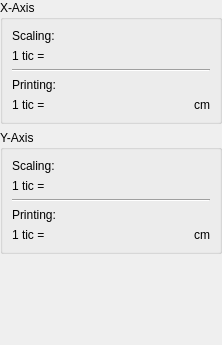
<ui version="4.0" >
 <author></author>
 <comment></comment>
 <exportmacro></exportmacro>
 <class>EditScaling</class>
 <widget class="QWidget" name="EditScaling" >
  <property name="geometry" >
   <rect>
    <x>0</x>
    <y>0</y>
    <width>222</width>
    <height>345</height>
   </rect>
  </property>
  <layout class="QVBoxLayout" >
   <property name="margin" >
    <number>0</number>
   </property>
   <property name="spacing" >
    <number>6</number>
   </property>
   <item>
    <widget class="QGroupBox" name="groupBox" >
     <property name="title" >
      <string>X-Axis</string>
     </property>
     <layout class="QGridLayout" >
      <property name="margin" >
       <number>9</number>
      </property>
      <property name="spacing" >
       <number>6</number>
      </property>
      <item row="4" column="1" >
       <widget class="KComboBox" name="kcfg_XPrinting" >
        <property name="toolTip" >
         <string>set the x-axis' printing scaling</string>
        </property>
        <property name="whatsThis" >
         <string>This is similar to the setting above, but this sets the distance between two x-axis-grids when printing or drawing on the screen.</string>
        </property>
        <item>
         <property name="text" >
          <string>10</string>
         </property>
        </item>
        <item>
         <property name="text" >
          <string>5</string>
         </property>
        </item>
        <item>
         <property name="text" >
          <string>2</string>
         </property>
        </item>
        <item>
         <property name="text" >
          <string>1</string>
         </property>
        </item>
        <item>
         <property name="text" >
          <string>0.5</string>
         </property>
        </item>
        <item>
         <property name="text" >
          <string>pi/2</string>
         </property>
        </item>
        <item>
         <property name="text" >
          <string>pi/3</string>
         </property>
        </item>
        <item>
         <property name="text" >
          <string>pi/4</string>
         </property>
        </item>
       </widget>
      </item>
      <item row="0" column="0" colspan="3" >
       <widget class="QLabel" name="textLabel13" >
        <property name="text" >
         <string>Scaling:</string>
        </property>
       </widget>
      </item>
      <item row="4" column="0" >
       <widget class="QLabel" name="textLabel12_2" >
        <property name="text" >
         <string>1 tic =</string>
        </property>
        <property name="buddy" >
         <cstring>kcfg_XPrinting</cstring>
        </property>
       </widget>
      </item>
      <item row="1" column="0" >
       <widget class="QLabel" name="textLabel12" >
        <property name="text" >
         <string>1 tic =</string>
        </property>
        <property name="buddy" >
         <cstring>kcfg_XScaling</cstring>
        </property>
       </widget>
      </item>
      <item row="4" column="2" >
       <widget class="QLabel" name="textLabel14" >
        <property name="text" >
         <string>cm</string>
        </property>
       </widget>
      </item>
      <item row="1" column="1" >
       <widget class="KComboBox" name="kcfg_XScaling" >
        <property name="sizePolicy" >
         <sizepolicy>
          <hsizetype>1</hsizetype>
          <vsizetype>0</vsizetype>
          <horstretch>1</horstretch>
          <verstretch>0</verstretch>
         </sizepolicy>
        </property>
        <property name="toolTip" >
         <string>set the x-axis' scaling</string>
        </property>
        <property name="whatsThis" >
         <string>Choose how many units apart the x-axis tics will be, and therefore, how far apart grid lines will be drawn.</string>
        </property>
        <item>
         <property name="text" >
          <string>10</string>
         </property>
        </item>
        <item>
         <property name="text" >
          <string>5</string>
         </property>
        </item>
        <item>
         <property name="text" >
          <string>2</string>
         </property>
        </item>
        <item>
         <property name="text" >
          <string>1</string>
         </property>
        </item>
        <item>
         <property name="text" >
          <string>0.5</string>
         </property>
        </item>
        <item>
         <property name="text" >
          <string>pi/2</string>
         </property>
        </item>
        <item>
         <property name="text" >
          <string>pi/3</string>
         </property>
        </item>
        <item>
         <property name="text" >
          <string>pi/4</string>
         </property>
        </item>
        <item>
         <property name="text" >
          <string>automatic</string>
         </property>
        </item>
       </widget>
      </item>
      <item row="3" column="0" colspan="3" >
       <widget class="QLabel" name="textLabel13_2" >
        <property name="text" >
         <string>Printing:</string>
        </property>
       </widget>
      </item>
      <item row="2" column="0" colspan="3" >
       <widget class="Line" name="line1" >
        <property name="frameShape" >
         <enum>QFrame::HLine</enum>
        </property>
        <property name="frameShadow" >
         <enum>QFrame::Sunken</enum>
        </property>
        <property name="orientation" >
         <enum>Qt::Horizontal</enum>
        </property>
       </widget>
      </item>
     </layout>
    </widget>
   </item>
   <item>
    <widget class="QGroupBox" name="groupBox_2" >
     <property name="title" >
      <string>Y-Axis</string>
     </property>
     <layout class="QGridLayout" >
      <property name="margin" >
       <number>9</number>
      </property>
      <property name="spacing" >
       <number>6</number>
      </property>
      <item row="1" column="0" >
       <widget class="QLabel" name="textLabel12_3" >
        <property name="text" >
         <string>1 tic =</string>
        </property>
        <property name="buddy" >
         <cstring>kcfg_YScaling</cstring>
        </property>
       </widget>
      </item>
      <item row="0" column="0" colspan="3" >
       <widget class="QLabel" name="textLabel13_3" >
        <property name="text" >
         <string>Scaling:</string>
        </property>
       </widget>
      </item>
      <item row="2" column="0" colspan="3" >
       <widget class="Line" name="line1_2" >
        <property name="frameShape" >
         <enum>QFrame::HLine</enum>
        </property>
        <property name="frameShadow" >
         <enum>QFrame::Sunken</enum>
        </property>
        <property name="orientation" >
         <enum>Qt::Horizontal</enum>
        </property>
       </widget>
      </item>
      <item row="4" column="2" >
       <widget class="QLabel" name="textLabel14_2" >
        <property name="text" >
         <string>cm</string>
        </property>
       </widget>
      </item>
      <item row="1" column="1" >
       <widget class="KComboBox" name="kcfg_YScaling" >
        <property name="sizePolicy" >
         <sizepolicy>
          <hsizetype>1</hsizetype>
          <vsizetype>0</vsizetype>
          <horstretch>1</horstretch>
          <verstretch>0</verstretch>
         </sizepolicy>
        </property>
        <property name="toolTip" >
         <string>set the y-axis' scaling</string>
        </property>
        <property name="whatsThis" >
         <string>Choose how many units apart the y-axis tics will be, and therefore, how far apart grid lines will be drawn.</string>
        </property>
        <item>
         <property name="text" >
          <string>10</string>
         </property>
        </item>
        <item>
         <property name="text" >
          <string>5</string>
         </property>
        </item>
        <item>
         <property name="text" >
          <string>2</string>
         </property>
        </item>
        <item>
         <property name="text" >
          <string>1</string>
         </property>
        </item>
        <item>
         <property name="text" >
          <string>0.5</string>
         </property>
        </item>
        <item>
         <property name="text" >
          <string>pi/2</string>
         </property>
        </item>
        <item>
         <property name="text" >
          <string>pi/3</string>
         </property>
        </item>
        <item>
         <property name="text" >
          <string>pi/4</string>
         </property>
        </item>
        <item>
         <property name="text" >
          <string>automatic</string>
         </property>
        </item>
       </widget>
      </item>
      <item row="3" column="0" colspan="3" >
       <widget class="QLabel" name="textLabel13_2_2" >
        <property name="text" >
         <string>Printing:</string>
        </property>
       </widget>
      </item>
      <item row="4" column="0" >
       <widget class="QLabel" name="textLabel12_2_2" >
        <property name="text" >
         <string>1 tic =</string>
        </property>
        <property name="buddy" >
         <cstring>kcfg_YPrinting</cstring>
        </property>
       </widget>
      </item>
      <item row="4" column="1" >
       <widget class="KComboBox" name="kcfg_YPrinting" >
        <property name="toolTip" >
         <string>set the y-axis' scaling</string>
        </property>
        <property name="whatsThis" >
         <string>This is similar to the setting above, but this sets the distance between two y-axis-grids when printing or drawing on the screen.</string>
        </property>
        <item>
         <property name="text" >
          <string>10</string>
         </property>
        </item>
        <item>
         <property name="text" >
          <string>5</string>
         </property>
        </item>
        <item>
         <property name="text" >
          <string>2</string>
         </property>
        </item>
        <item>
         <property name="text" >
          <string>1</string>
         </property>
        </item>
        <item>
         <property name="text" >
          <string>0.5</string>
         </property>
        </item>
        <item>
         <property name="text" >
          <string>pi/2</string>
         </property>
        </item>
        <item>
         <property name="text" >
          <string>pi/3</string>
         </property>
        </item>
        <item>
         <property name="text" >
          <string>pi/4</string>
         </property>
        </item>
       </widget>
      </item>
     </layout>
    </widget>
   </item>
   <item>
    <spacer>
     <property name="orientation" >
      <enum>Qt::Vertical</enum>
     </property>
     <property name="sizeType" >
      <enum>QSizePolicy::Expanding</enum>
     </property>
     <property name="sizeHint" >
      <size>
       <width>21</width>
       <height>20</height>
      </size>
     </property>
    </spacer>
   </item>
  </layout>
 </widget>
 <layoutdefault spacing="6" margin="11" />
 <pixmapfunction>qPixmapFromMimeSource</pixmapfunction>
 <customwidgets>
  <customwidget>
   <class>KComboBox</class>
   <extends></extends>
   <header>kcombobox.h</header>
   <container>0</container>
   <pixmap></pixmap>
  </customwidget>
 </customwidgets>
 <tabstops>
  <tabstop>kcfg_XScaling</tabstop>
  <tabstop>kcfg_XPrinting</tabstop>
  <tabstop>kcfg_YScaling</tabstop>
  <tabstop>kcfg_YPrinting</tabstop>
 </tabstops>
 <resources/>
 <connections/>
</ui>
